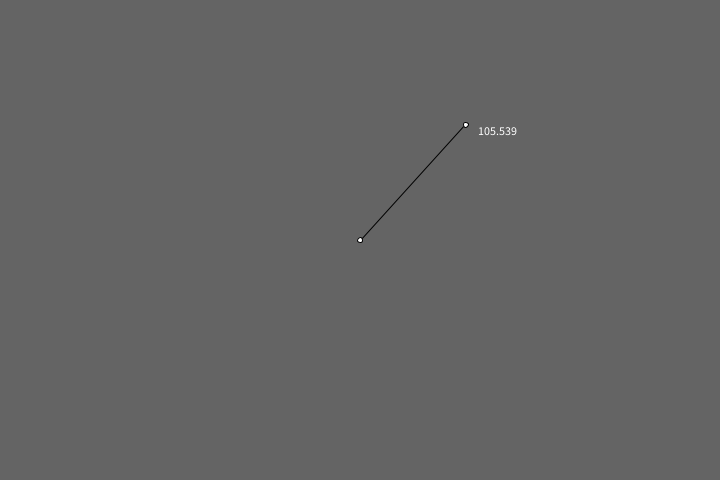
Frame 1 (no input)
Frame 60 (the mouse pressed at the canvas centre just before this capture): identical to frame 1, image omitted
Frame 120 (the mouse held since frame 60 and released just before this capture): identical to frame 1, image omitted

The Processing sketch that drew this single still picture (run headless with seeded random() and noise(); from frame 60 on, the mouse is pressed at the canvas centre):

// Processing sketch: step_2
// ── step_2.pde
PVector pointOne;
PVector pointTwo;

void setup() {
  size(720, 480);
  
  pointOne = new PVector(width/2, height/2);
  pointTwo = new PVector(random(width), random(height));
  
}

void draw() {
  background(100);
  line(pointOne.x, pointOne.y, pointTwo.x, pointTwo.y);
  ellipse(pointOne.x, pointOne.y, 5, 5);
  ellipse(pointTwo.x, pointTwo.y, 5, 5);
  
  float mag = dist(pointOne.x, pointOne.y, pointTwo.x, pointOne.y);
  text(mag, pointTwo.x + 10, pointTwo.y + 10);
}
